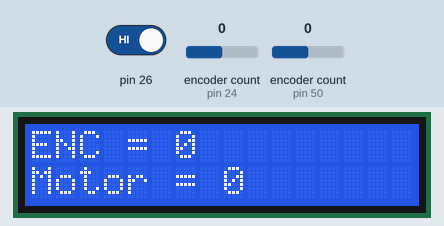
This sketch was run on a simulated Arduino Mega 2560, built with avr-gcc and run on an emulated ATmega2560. Shown: 16×2 character LCD. Inputs (shaded band) come from the test bench; at power-on: encoder count (sensors on pin 24, pin 50) 0, pin 26 HIGH.

Above: at 1.2 s.
1.3 s: encoder count (sensor on pin 24) set to 1
At 2.5 s:
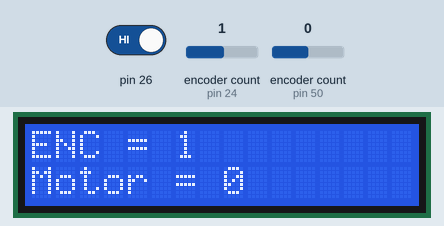
2.8 s: encoder count (sensor on pin 50) set to 1
At 3.7 s:
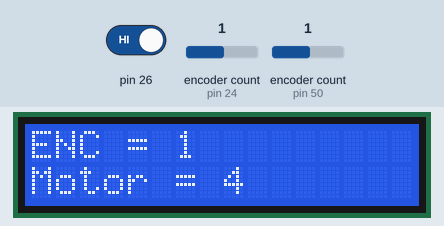
4.3 s: pin 26 driven LOW
At 4.9 s:
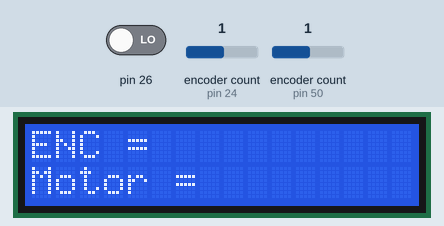
Timing chart, 0 to 7.3 s (numbered marks = the images above; inputs shaded):
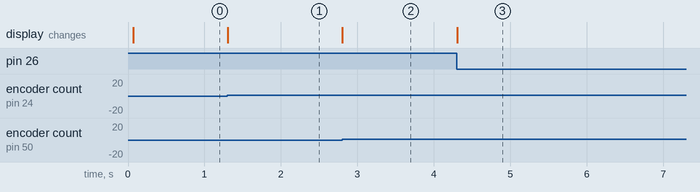

Measured:
- after the input at 1.3 s, the display: changes at once (image 1)
- after the input at 2.8 s, the display: changes at once (image 2)
- after the input at 4.3 s, the display: changes at once (image 3)

The sketch:

Main.ino
```cpp
#include <LiquidCrystal.h>
#include <Encoder.h>
#define ENCODER_OPTIMIZE_INTERRUPTS

Encoder encModule(24, 25);
Encoder encMotor(50, 52);
LiquidCrystal lcd(8, 9, 4, 5, 6, 7);

long positionModule = -999;
long positionMotor  = -999;

void setup() {
  lcd.begin(16, 2);
  lcd.setCursor(0, 0);
  lcd.print("ENC = ");
  lcd.setCursor(0, 1);
  lcd.print("Motor = ");
  pinMode(26, INPUT);
}

void loop() {
  long newEncModule, newEncMotor;
  newEncModule = encModule.read();
  newEncMotor  = encMotor.read();

  // tampilkan nilai encoder jika berubah
  if (newEncModule != positionModule || newEncMotor != positionMotor) {
    lcd.setCursor(6, 0);
    lcd.print(newEncModule / 4);  // misal untuk modul dikalibrasi
    lcd.print("     ");           // hapus sisa angka lama

    lcd.setCursor(8, 1);
    lcd.print(newEncMotor);
    lcd.print("     ");           // hapus sisa angka lama

    positionModule = newEncModule;
    positionMotor  = newEncMotor;
  }

  // tombol reset encoder di pin 26
  if (digitalRead(26) == LOW) {
    encModule.write(0);
    encMotor.write(0);
    lcd.clear();
    lcd.setCursor(0, 0);
    lcd.print("ENC = ");
    lcd.setCursor(0, 1);
    lcd.print("Motor = ");
    delay(300);  // debounce tombol
  }
}
```
